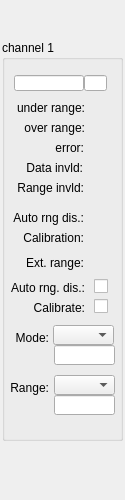
<?xml version="1.0" encoding="UTF-8"?>
<ui version="4.0">
 <class>Form</class>
 <widget class="QWidget" name="Form">
  <property name="geometry">
   <rect>
    <x>0</x>
    <y>0</y>
    <width>125</width>
    <height>500</height>
   </rect>
  </property>
  <property name="windowTitle">
   <string>Form</string>
  </property>
  <widget class="caInclude" name="cainclude">
   <property name="geometry">
    <rect>
     <x>0</x>
     <y>0</y>
     <width>128</width>
     <height>500</height>
    </rect>
   </property>
   <property name="toolTip">
    <string>&lt;html&gt;&lt;head/&gt;&lt;body&gt;&lt;p&gt;OPERATIONAL status of the slave&lt;/p&gt;&lt;/body&gt;&lt;/html&gt;</string>
   </property>
   <property name="macro">
    <string>IOC=$(IOC),MasterID=$(MasterID),SlaveID=$(SlaveID),HWType=$(HWType)</string>
   </property>
   <property name="filename" stdset="0">
    <string notr="true">ecmcE_slave_frame.ui</string>
   </property>
  </widget>
  <widget class="caFrame" name="ch1">
   <property name="geometry">
    <rect>
     <x>2</x>
     <y>40</y>
     <width>121</width>
     <height>411</height>
    </rect>
   </property>
   <property name="macro">
    <string notr="true">IOC=$(IOC),MasterID=$(MasterID),SlaveID=$(SlaveID),CH=1</string>
   </property>
   <property name="backgroundMode">
    <enum>caFrame::Outline</enum>
   </property>
   <widget class="QGroupBox" name="groupBox_3">
    <property name="geometry">
     <rect>
      <x>0</x>
      <y>0</y>
      <width>121</width>
      <height>401</height>
     </rect>
    </property>
    <property name="autoFillBackground">
     <bool>false</bool>
    </property>
    <property name="title">
     <string>channel 1</string>
    </property>
    <property name="flat">
     <bool>true</bool>
    </property>
    <widget class="caFrame" name="caframe_4">
     <property name="geometry">
      <rect>
       <x>2</x>
       <y>15</y>
       <width>120</width>
       <height>391</height>
      </rect>
     </property>
     <property name="macro">
      <string notr="true">CH=1,IOC=$(IOC),MasterID=$(MasterID),SlaveID=$(SlaveID),HWType=$(HWType)</string>
     </property>
     <widget class="caLabel" name="calabel_13">
      <property name="geometry">
       <rect>
        <x>-1</x>
        <y>100</y>
        <width>80</width>
        <height>20</height>
       </rect>
      </property>
      <property name="toolTip">
       <string/>
      </property>
      <property name="text">
       <string>Data invld:</string>
      </property>
      <property name="textFormat">
       <enum>Qt::PlainText</enum>
      </property>
      <property name="alignment">
       <set>Qt::AlignBottom|Qt::AlignRight|Qt::AlignTrailing</set>
      </property>
     </widget>
     <widget class="caLed" name="caled_12">
      <property name="geometry">
       <rect>
        <x>90</x>
        <y>105</y>
        <width>18</width>
        <height>18</height>
       </rect>
      </property>
      <property name="toolTip">
       <string/>
      </property>
      <property name="rectangular">
       <bool>true</bool>
      </property>
      <property name="gradientEnabled">
       <bool>false</bool>
      </property>
      <property name="ledWidth">
       <number>16</number>
      </property>
      <property name="ledHeight">
       <number>16</number>
      </property>
      <property name="channel" stdset="0">
       <string notr="true">$(IOC):m$(MasterID)s$(SlaveID)-AI0$(CH)-DataInvld</string>
      </property>
      <property name="colorMode">
       <enum>caLed::Static</enum>
      </property>
      <property name="falseColor">
       <color>
        <red>170</red>
        <green>0</green>
        <blue>0</blue>
       </color>
      </property>
      <property name="trueColor">
       <color>
        <red>0</red>
        <green>85</green>
        <blue>0</blue>
       </color>
      </property>
      <property name="trueValue">
       <string notr="true">0</string>
      </property>
      <property name="falseValue">
       <string notr="true">1</string>
      </property>
     </widget>
     <widget class="caLed" name="caled_13">
      <property name="geometry">
       <rect>
        <x>90</x>
        <y>125</y>
        <width>18</width>
        <height>18</height>
       </rect>
      </property>
      <property name="toolTip">
       <string/>
      </property>
      <property name="rectangular">
       <bool>true</bool>
      </property>
      <property name="gradientEnabled">
       <bool>false</bool>
      </property>
      <property name="ledWidth">
       <number>16</number>
      </property>
      <property name="ledHeight">
       <number>16</number>
      </property>
      <property name="channel" stdset="0">
       <string notr="true">$(IOC):m$(MasterID)s$(SlaveID)-AI0$(CH)-RngInvld</string>
      </property>
      <property name="colorMode">
       <enum>caLed::Static</enum>
      </property>
      <property name="falseColor">
       <color>
        <red>170</red>
        <green>0</green>
        <blue>0</blue>
       </color>
      </property>
      <property name="trueColor">
       <color>
        <red>0</red>
        <green>85</green>
        <blue>0</blue>
       </color>
      </property>
      <property name="trueValue">
       <string notr="true">0</string>
      </property>
      <property name="falseValue">
       <string notr="true">1</string>
      </property>
     </widget>
     <widget class="caLabel" name="calabel_14">
      <property name="geometry">
       <rect>
        <x>0</x>
        <y>120</y>
        <width>80</width>
        <height>20</height>
       </rect>
      </property>
      <property name="toolTip">
       <string/>
      </property>
      <property name="text">
       <string>Range invld:</string>
      </property>
      <property name="textFormat">
       <enum>Qt::PlainText</enum>
      </property>
      <property name="alignment">
       <set>Qt::AlignBottom|Qt::AlignRight|Qt::AlignTrailing</set>
      </property>
     </widget>
     <widget class="caLed" name="caled_14">
      <property name="geometry">
       <rect>
        <x>90</x>
        <y>155</y>
        <width>18</width>
        <height>18</height>
       </rect>
      </property>
      <property name="toolTip">
       <string/>
      </property>
      <property name="rectangular">
       <bool>true</bool>
      </property>
      <property name="gradientEnabled">
       <bool>false</bool>
      </property>
      <property name="ledWidth">
       <number>16</number>
      </property>
      <property name="ledHeight">
       <number>16</number>
      </property>
      <property name="channel" stdset="0">
       <string notr="true">$(IOC):m$(MasterID)s$(SlaveID)-AI0$(CH)-AutoRngDis</string>
      </property>
      <property name="colorMode">
       <enum>caLed::Static</enum>
      </property>
      <property name="falseColor">
       <color>
        <red>0</red>
        <green>0</green>
        <blue>255</blue>
       </color>
      </property>
      <property name="trueColor">
       <color>
        <red>160</red>
        <green>160</green>
        <blue>164</blue>
       </color>
      </property>
      <property name="trueValue">
       <string notr="true">0</string>
      </property>
      <property name="falseValue">
       <string notr="true">1</string>
      </property>
     </widget>
     <widget class="caLabel" name="calabel_15">
      <property name="geometry">
       <rect>
        <x>0</x>
        <y>150</y>
        <width>80</width>
        <height>20</height>
       </rect>
      </property>
      <property name="toolTip">
       <string/>
      </property>
      <property name="text">
       <string>Auto rng dis.:</string>
      </property>
      <property name="textFormat">
       <enum>Qt::PlainText</enum>
      </property>
      <property name="alignment">
       <set>Qt::AlignBottom|Qt::AlignRight|Qt::AlignTrailing</set>
      </property>
     </widget>
     <widget class="caLed" name="caled_15">
      <property name="geometry">
       <rect>
        <x>90</x>
        <y>175</y>
        <width>18</width>
        <height>18</height>
       </rect>
      </property>
      <property name="toolTip">
       <string/>
      </property>
      <property name="rectangular">
       <bool>true</bool>
      </property>
      <property name="gradientEnabled">
       <bool>false</bool>
      </property>
      <property name="ledWidth">
       <number>16</number>
      </property>
      <property name="ledHeight">
       <number>16</number>
      </property>
      <property name="channel" stdset="0">
       <string notr="true">$(IOC):m$(MasterID)s$(SlaveID)-AI0$(CH)-Calib</string>
      </property>
      <property name="colorMode">
       <enum>caLed::Static</enum>
      </property>
      <property name="falseColor">
       <color>
        <red>0</red>
        <green>0</green>
        <blue>255</blue>
       </color>
      </property>
      <property name="trueColor">
       <color>
        <red>160</red>
        <green>160</green>
        <blue>164</blue>
       </color>
      </property>
      <property name="trueValue">
       <string notr="true">0</string>
      </property>
      <property name="falseValue">
       <string notr="true">1</string>
      </property>
     </widget>
     <widget class="caLabel" name="calabel_16">
      <property name="geometry">
       <rect>
        <x>0</x>
        <y>170</y>
        <width>80</width>
        <height>20</height>
       </rect>
      </property>
      <property name="toolTip">
       <string/>
      </property>
      <property name="text">
       <string>Calibration:</string>
      </property>
      <property name="textFormat">
       <enum>Qt::PlainText</enum>
      </property>
      <property name="alignment">
       <set>Qt::AlignBottom|Qt::AlignRight|Qt::AlignTrailing</set>
      </property>
     </widget>
     <widget class="caLabel" name="calabel_17">
      <property name="geometry">
       <rect>
        <x>0</x>
        <y>195</y>
        <width>80</width>
        <height>20</height>
       </rect>
      </property>
      <property name="toolTip">
       <string/>
      </property>
      <property name="text">
       <string>Ext. range:</string>
      </property>
      <property name="textFormat">
       <enum>Qt::PlainText</enum>
      </property>
      <property name="alignment">
       <set>Qt::AlignBottom|Qt::AlignRight|Qt::AlignTrailing</set>
      </property>
     </widget>
     <widget class="caLed" name="caled_16">
      <property name="geometry">
       <rect>
        <x>90</x>
        <y>200</y>
        <width>18</width>
        <height>18</height>
       </rect>
      </property>
      <property name="toolTip">
       <string/>
      </property>
      <property name="rectangular">
       <bool>true</bool>
      </property>
      <property name="gradientEnabled">
       <bool>false</bool>
      </property>
      <property name="ledWidth">
       <number>16</number>
      </property>
      <property name="ledHeight">
       <number>16</number>
      </property>
      <property name="channel" stdset="0">
       <string notr="true">$(IOC):m$(MasterID)s$(SlaveID)-AI0$(CH)-ExtRng</string>
      </property>
      <property name="colorMode">
       <enum>caLed::Static</enum>
      </property>
      <property name="falseColor">
       <color>
        <red>0</red>
        <green>0</green>
        <blue>255</blue>
       </color>
      </property>
      <property name="trueColor">
       <color>
        <red>160</red>
        <green>160</green>
        <blue>164</blue>
       </color>
      </property>
      <property name="trueValue">
       <string notr="true">0</string>
      </property>
      <property name="falseValue">
       <string notr="true">1</string>
      </property>
     </widget>
     <widget class="caLineEdit" name="calineedit_7">
      <property name="geometry">
       <rect>
        <x>50</x>
        <y>290</y>
        <width>61</width>
        <height>20</height>
       </rect>
      </property>
      <property name="alignment">
       <set>Qt::AlignRight|Qt::AlignTrailing|Qt::AlignVCenter</set>
      </property>
      <property name="channel" stdset="0">
       <string notr="true">$(IOC):m$(MasterID)s$(SlaveID)-AI0$(CH)-ModeAct</string>
      </property>
      <property name="background">
       <color alpha="0">
        <red>160</red>
        <green>160</green>
        <blue>164</blue>
       </color>
      </property>
      <property name="colorMode">
       <enum>caLineEdit::Static</enum>
      </property>
      <property name="precisionMode">
       <enum>caLineEdit::Channel</enum>
      </property>
     </widget>
     <widget class="caLabel" name="calabel_18">
      <property name="geometry">
       <rect>
        <x>-35</x>
        <y>270</y>
        <width>80</width>
        <height>20</height>
       </rect>
      </property>
      <property name="toolTip">
       <string/>
      </property>
      <property name="text">
       <string>Mode:</string>
      </property>
      <property name="textFormat">
       <enum>Qt::PlainText</enum>
      </property>
      <property name="alignment">
       <set>Qt::AlignBottom|Qt::AlignRight|Qt::AlignTrailing</set>
      </property>
     </widget>
     <widget class="caLineEdit" name="calineedit_8">
      <property name="geometry">
       <rect>
        <x>50</x>
        <y>340</y>
        <width>61</width>
        <height>20</height>
       </rect>
      </property>
      <property name="alignment">
       <set>Qt::AlignRight|Qt::AlignTrailing|Qt::AlignVCenter</set>
      </property>
      <property name="channel" stdset="0">
       <string notr="true">$(IOC):m$(MasterID)s$(SlaveID)-AI0$(CH)-RngAct</string>
      </property>
      <property name="background">
       <color alpha="0">
        <red>160</red>
        <green>160</green>
        <blue>164</blue>
       </color>
      </property>
      <property name="colorMode">
       <enum>caLineEdit::Static</enum>
      </property>
      <property name="precisionMode">
       <enum>caLineEdit::Channel</enum>
      </property>
     </widget>
     <widget class="caLabel" name="calabel_19">
      <property name="geometry">
       <rect>
        <x>-35</x>
        <y>320</y>
        <width>80</width>
        <height>20</height>
       </rect>
      </property>
      <property name="toolTip">
       <string/>
      </property>
      <property name="text">
       <string>Range:</string>
      </property>
      <property name="textFormat">
       <enum>Qt::PlainText</enum>
      </property>
      <property name="alignment">
       <set>Qt::AlignBottom|Qt::AlignRight|Qt::AlignTrailing</set>
      </property>
     </widget>
     <widget class="caToggleButton" name="catogglebutton">
      <property name="geometry">
       <rect>
        <x>90</x>
        <y>220</y>
        <width>21</width>
        <height>22</height>
       </rect>
      </property>
      <property name="channel" stdset="0">
       <string notr="true">$(IOC):m$(MasterID)s$(SlaveID)-AI0$(CH)-AutoRngDisCmd</string>
      </property>
     </widget>
     <widget class="caLabel" name="calabel_20">
      <property name="geometry">
       <rect>
        <x>0</x>
        <y>220</y>
        <width>81</width>
        <height>20</height>
       </rect>
      </property>
      <property name="toolTip">
       <string/>
      </property>
      <property name="text">
       <string>Auto rng. dis.:</string>
      </property>
      <property name="textFormat">
       <enum>Qt::PlainText</enum>
      </property>
      <property name="alignment">
       <set>Qt::AlignBottom|Qt::AlignRight|Qt::AlignTrailing</set>
      </property>
     </widget>
     <widget class="caLabel" name="calabel_21">
      <property name="geometry">
       <rect>
        <x>0</x>
        <y>240</y>
        <width>81</width>
        <height>20</height>
       </rect>
      </property>
      <property name="toolTip">
       <string/>
      </property>
      <property name="text">
       <string>Calibrate:</string>
      </property>
      <property name="textFormat">
       <enum>Qt::PlainText</enum>
      </property>
      <property name="alignment">
       <set>Qt::AlignBottom|Qt::AlignRight|Qt::AlignTrailing</set>
      </property>
     </widget>
     <widget class="caToggleButton" name="catogglebutton_2">
      <property name="geometry">
       <rect>
        <x>90</x>
        <y>240</y>
        <width>21</width>
        <height>22</height>
       </rect>
      </property>
      <property name="channel" stdset="0">
       <string notr="true">$(IOC):m$(MasterID)s$(SlaveID)-AI0$(CH)-CalibCmd</string>
      </property>
     </widget>
     <widget class="caMenu" name="camenu">
      <property name="geometry">
       <rect>
        <x>49</x>
        <y>270</y>
        <width>61</width>
        <height>20</height>
       </rect>
      </property>
      <property name="channel" stdset="0">
       <string notr="true">$(IOC):m$(MasterID)s$(SlaveID)-AI0$(CH)-ModeCmd</string>
      </property>
     </widget>
     <widget class="caMenu" name="camenu_2">
      <property name="geometry">
       <rect>
        <x>50</x>
        <y>320</y>
        <width>61</width>
        <height>20</height>
       </rect>
      </property>
      <property name="channel" stdset="0">
       <string notr="true">$(IOC):m$(MasterID)s$(SlaveID)-AI0$(CH)-RngCmd</string>
      </property>
     </widget>
     <widget class="caLed" name="caled_10">
      <property name="geometry">
       <rect>
        <x>90</x>
        <y>85</y>
        <width>18</width>
        <height>18</height>
       </rect>
      </property>
      <property name="toolTip">
       <string/>
      </property>
      <property name="rectangular">
       <bool>true</bool>
      </property>
      <property name="gradientEnabled">
       <bool>false</bool>
      </property>
      <property name="ledWidth">
       <number>16</number>
      </property>
      <property name="ledHeight">
       <number>16</number>
      </property>
      <property name="channel" stdset="0">
       <string notr="true">$(IOC):m$(MasterID)s$(SlaveID)-AI0$(CH)-ErrAlrm</string>
      </property>
      <property name="colorMode">
       <enum>caLed::Static</enum>
      </property>
      <property name="falseColor">
       <color>
        <red>170</red>
        <green>0</green>
        <blue>0</blue>
       </color>
      </property>
      <property name="trueColor">
       <color>
        <red>0</red>
        <green>85</green>
        <blue>0</blue>
       </color>
      </property>
      <property name="trueValue">
       <string notr="true">0</string>
      </property>
      <property name="falseValue">
       <string notr="true">1</string>
      </property>
     </widget>
     <widget class="caLed" name="caled_9">
      <property name="geometry">
       <rect>
        <x>90</x>
        <y>45</y>
        <width>18</width>
        <height>18</height>
       </rect>
      </property>
      <property name="toolTip">
       <string/>
      </property>
      <property name="rectangular">
       <bool>true</bool>
      </property>
      <property name="gradientEnabled">
       <bool>false</bool>
      </property>
      <property name="ledWidth">
       <number>16</number>
      </property>
      <property name="ledHeight">
       <number>16</number>
      </property>
      <property name="channel" stdset="0">
       <string notr="true">$(IOC):m$(MasterID)s$(SlaveID)-AI0$(CH)-UndrLimAlrm</string>
      </property>
      <property name="colorMode">
       <enum>caLed::Static</enum>
      </property>
      <property name="falseColor">
       <color>
        <red>170</red>
        <green>0</green>
        <blue>0</blue>
       </color>
      </property>
      <property name="trueColor">
       <color>
        <red>0</red>
        <green>85</green>
        <blue>0</blue>
       </color>
      </property>
      <property name="trueValue">
       <string notr="true">0</string>
      </property>
      <property name="falseValue">
       <string notr="true">1</string>
      </property>
     </widget>
     <widget class="caLabel" name="calabel_10">
      <property name="geometry">
       <rect>
        <x>0</x>
        <y>60</y>
        <width>81</width>
        <height>20</height>
       </rect>
      </property>
      <property name="toolTip">
       <string/>
      </property>
      <property name="text">
       <string>over range:</string>
      </property>
      <property name="textFormat">
       <enum>Qt::PlainText</enum>
      </property>
      <property name="alignment">
       <set>Qt::AlignBottom|Qt::AlignRight|Qt::AlignTrailing</set>
      </property>
     </widget>
     <widget class="caLabel" name="calabel_11">
      <property name="geometry">
       <rect>
        <x>0</x>
        <y>80</y>
        <width>80</width>
        <height>20</height>
       </rect>
      </property>
      <property name="toolTip">
       <string/>
      </property>
      <property name="text">
       <string>error:</string>
      </property>
      <property name="textFormat">
       <enum>Qt::PlainText</enum>
      </property>
      <property name="alignment">
       <set>Qt::AlignBottom|Qt::AlignRight|Qt::AlignTrailing</set>
      </property>
     </widget>
     <widget class="caLed" name="caled_11">
      <property name="geometry">
       <rect>
        <x>90</x>
        <y>65</y>
        <width>18</width>
        <height>18</height>
       </rect>
      </property>
      <property name="toolTip">
       <string/>
      </property>
      <property name="rectangular">
       <bool>true</bool>
      </property>
      <property name="gradientEnabled">
       <bool>false</bool>
      </property>
      <property name="ledWidth">
       <number>16</number>
      </property>
      <property name="ledHeight">
       <number>16</number>
      </property>
      <property name="channel" stdset="0">
       <string notr="true">$(IOC):m$(MasterID)s$(SlaveID)-AI0$(CH)-OvrLimAlrm</string>
      </property>
      <property name="colorMode">
       <enum>caLed::Static</enum>
      </property>
      <property name="falseColor">
       <color>
        <red>170</red>
        <green>0</green>
        <blue>0</blue>
       </color>
      </property>
      <property name="trueColor">
       <color>
        <red>0</red>
        <green>85</green>
        <blue>0</blue>
       </color>
      </property>
      <property name="trueValue">
       <string notr="true">0</string>
      </property>
      <property name="falseValue">
       <string notr="true">1</string>
      </property>
     </widget>
     <widget class="caLabel" name="calabel_12">
      <property name="geometry">
       <rect>
        <x>0</x>
        <y>40</y>
        <width>81</width>
        <height>20</height>
       </rect>
      </property>
      <property name="toolTip">
       <string/>
      </property>
      <property name="text">
       <string>under range:</string>
      </property>
      <property name="textFormat">
       <enum>Qt::PlainText</enum>
      </property>
      <property name="alignment">
       <set>Qt::AlignBottom|Qt::AlignRight|Qt::AlignTrailing</set>
      </property>
     </widget>
     <widget class="caLineEdit" name="calineedit_9">
      <property name="geometry">
       <rect>
        <x>10</x>
        <y>20</y>
        <width>70</width>
        <height>16</height>
       </rect>
      </property>
      <property name="alignment">
       <set>Qt::AlignRight|Qt::AlignTrailing|Qt::AlignVCenter</set>
      </property>
      <property name="channel" stdset="0">
       <string notr="true">$(IOC):m$(MasterID)s$(SlaveID)-AI0$(CH)</string>
      </property>
      <property name="background">
       <color alpha="0">
        <red>160</red>
        <green>160</green>
        <blue>164</blue>
       </color>
      </property>
      <property name="colorMode">
       <enum>caLineEdit::Static</enum>
      </property>
      <property name="precisionMode">
       <enum>caLineEdit::Channel</enum>
      </property>
     </widget>
     <widget class="caLineEdit" name="calineedit_10">
      <property name="geometry">
       <rect>
        <x>80</x>
        <y>20</y>
        <width>23</width>
        <height>16</height>
       </rect>
      </property>
      <property name="channel" stdset="0">
       <string notr="true">$(IOC):m$(MasterID)s$(SlaveID)-AI0$(CH).EGU</string>
      </property>
      <property name="background">
       <color alpha="0">
        <red>160</red>
        <green>160</green>
        <blue>164</blue>
       </color>
      </property>
      <property name="colorMode">
       <enum>caLineEdit::Static</enum>
      </property>
      <property name="precisionMode">
       <enum>caLineEdit::User</enum>
      </property>
     </widget>
    </widget>
   </widget>
  </widget>
 </widget>
 <customwidgets>
  <customwidget>
   <class>caMenu</class>
   <extends>QComboBox</extends>
   <header>caMenu</header>
  </customwidget>
  <customwidget>
   <class>caToggleButton</class>
   <extends>QCheckBox</extends>
   <header>caToggleButton</header>
  </customwidget>
  <customwidget>
   <class>caFrame</class>
   <extends>QFrame</extends>
   <header>caFrame</header>
   <container>1</container>
  </customwidget>
  <customwidget>
   <class>caLabel</class>
   <extends>QLabel</extends>
   <header>caLabel</header>
  </customwidget>
  <customwidget>
   <class>caInclude</class>
   <extends>QWidget</extends>
   <header>caInclude</header>
  </customwidget>
  <customwidget>
   <class>caLed</class>
   <extends>QWidget</extends>
   <header>caLed</header>
  </customwidget>
  <customwidget>
   <class>caLineEdit</class>
   <extends>QLineEdit</extends>
   <header>caLineEdit</header>
  </customwidget>
 </customwidgets>
 <resources/>
 <connections/>
</ui>
